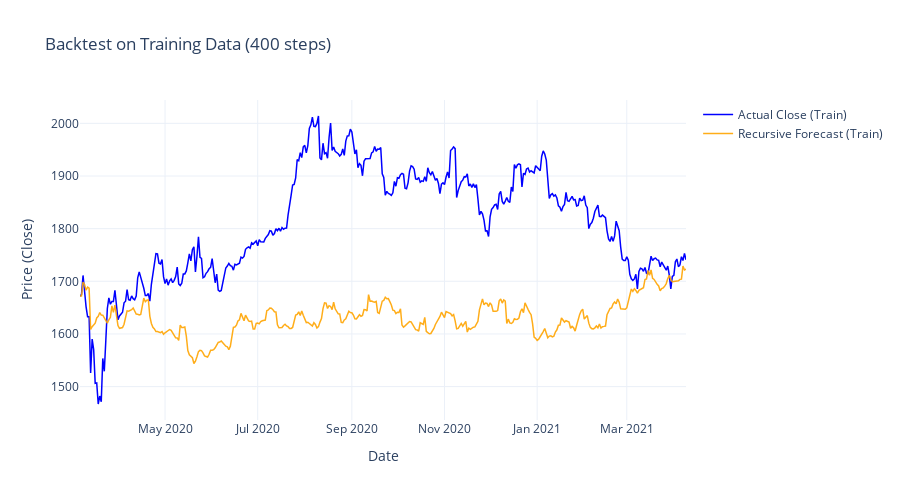

The code cell stored with this chart in its notebook:
### Code cell
import numpy as np
import pandas as pd
import plotly.graph_objects as go

# ==========================================
# 1. CẤU HÌNH CHO TẬP TRAIN
# ==========================================

# Điểm bắt đầu: Ngay sau khoảng lookback đầu tiên
ROLLING_WINDOW = 28
TRAIN_START_INDEX = max(lookback, ROLLING_WINDOW)

# Số bước: Từ điểm bắt đầu đến điểm chia tập (split)
# Lưu ý: Nếu tập train quá lớn, bạn có thể giảm số này xuống (ví dụ 200) để test nhanh
TRAIN_N_STEPS = 400

print(f"Đang chạy Recursive Forecast trên tập Train từ index {TRAIN_START_INDEX} đến {TRAIN_START_INDEX + TRAIN_N_STEPS}...")

# ==========================================
# 2. THỰC HIỆN DỰ BÁO
# ==========================================
logret_train_pred = recursive_forecast_log_return(
    model=model,
    df=df,
    start_index=TRAIN_START_INDEX,
    rolling_window=ROLLING_WINDOW,
    n_steps=TRAIN_N_STEPS,
    lookback=lookback,
    scaler_X=scaler_X,
    scaler_y=scaler_y,
    features=features,
    target=target,
)

# ==========================================
# 3. TÁI TẠO GIÁ CLOSE (RECONSTRUCT)
# ==========================================

# Lấy giá đóng cửa tại thời điểm ngay trước khi bắt đầu dự báo để làm mốc (Anchor)
anchor_close_train = df["close"].iloc[TRAIN_START_INDEX - 1]

# Tính giá Close dự đoán từ log_returns dự đoán
# Công thức: Price_t = Price_0 * exp(cumsum(log_ret))
close_train_pred = anchor_close_train * np.exp(np.cumsum(logret_train_pred))

# Tạo DataFrame tạm để đối chiếu
df_train_rec = df.iloc[TRAIN_START_INDEX : TRAIN_START_INDEX + TRAIN_N_STEPS].copy()
df_train_rec["close_pred"] = close_train_pred

# ==========================================
# 4. VẼ BIỂU ĐỒ (PLOTLY)
# ==========================================

fig = go.Figure()

# 1. Giá thực tế (Actual Close)
fig.add_trace(go.Scatter(
    x=df_train_rec["date"],
    y=df_train_rec["close"],
    mode="lines",
    name="Actual Close (Train)",
    line=dict(color="blue", width=1.5)
))

# 2. Giá dự báo Recursive (Predicted Close)
fig.add_trace(go.Scatter(
    x=df_train_rec["date"],
    y=df_train_rec["close_pred"],
    mode="lines",
    name="Recursive Forecast (Train)",
    line=dict(color="orange", width=1.5),
    opacity=0.9
))

fig.update_layout(
    title=f"Backtest on Training Data ({TRAIN_N_STEPS} steps)",
    xaxis_title="Date",
    yaxis_title="Price (Close)",
    hovermode="x unified",
    height=500,
    template="plotly_white"
)

fig.show()

### Figure 1 — Plotly figure (JSON) as saved in the notebook; plotly's stock layout.template omitted (floating-point values rounded to 4 significant figures; data arrays with more than 128 entries replaced by an {"elided": "..."} marker saying what was removed)
{"data": [{"line": {"color": "blue", "width": 1.5}, "mode": "lines", "name": "Actual Close (Train)", "type": "scatter", "x": {"elided": "400 str values"}, "y": {"elided": "400 float values"}}, {"line": {"color": "orange", "width": 1.5}, "mode": "lines", "name": "Recursive Forecast (Train)", "opacity": 0.9, "type": "scatter", "x": {"elided": "400 str values"}, "y": {"elided": "400 float values"}}], "layout": {"height": 500, "hovermode": "x unified", "title": {"text": "Backtest on Training Data (400 steps)"}, "xaxis": {"title": {"text": "Date"}}, "yaxis": {"title": {"text": "Price (Close)"}}}}
